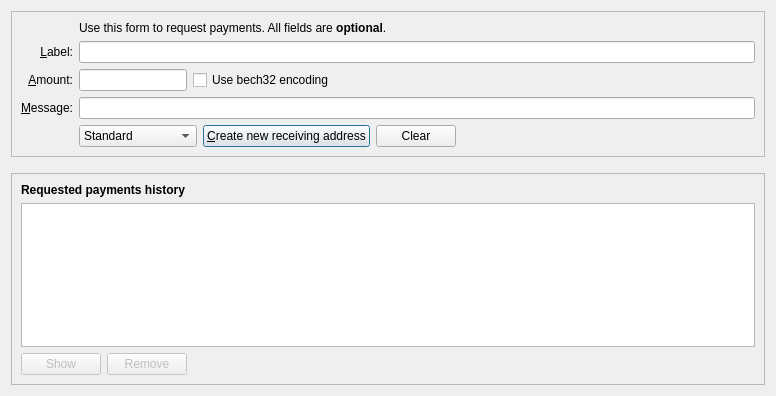
<?xml version="1.0" encoding="UTF-8"?>
<ui version="4.0">
 <class>ReceiveCoinsDialog</class>
 <widget class="QDialog" name="ReceiveCoinsDialog">
  <property name="geometry">
   <rect>
    <x>0</x>
    <y>0</y>
    <width>776</width>
    <height>396</height>
   </rect>
  </property>
  <layout class="QVBoxLayout" name="verticalLayout" stretch="0,0,1">
   <item>
    <widget class="QFrame" name="frame2">
     <property name="sizePolicy">
      <sizepolicy hsizetype="Preferred" vsizetype="Expanding">
       <horstretch>0</horstretch>
       <verstretch>0</verstretch>
      </sizepolicy>
     </property>
     <property name="frameShape">
      <enum>QFrame::StyledPanel</enum>
     </property>
     <property name="frameShadow">
      <enum>QFrame::Sunken</enum>
     </property>
     <layout class="QVBoxLayout" name="verticalLayout_3">
      <item>
       <layout class="QGridLayout" name="gridLayout">
        <item row="5" column="0">
         <widget class="QLabel" name="label">
          <property name="toolTip">
           <string>An optional amount to request. Leave this empty or zero to not request a specific amount.</string>
          </property>
          <property name="text">
           <string>&amp;Amount:</string>
          </property>
          <property name="alignment">
           <set>Qt::AlignRight|Qt::AlignTrailing|Qt::AlignVCenter</set>
          </property>
          <property name="buddy">
           <cstring>reqAmount</cstring>
          </property>
         </widget>
        </item>
        <item row="4" column="0">
         <widget class="QLabel" name="label_2">
          <property name="toolTip">
           <string>An optional label to associate with the new receiving address.</string>
          </property>
          <property name="text">
           <string>&amp;Label:</string>
          </property>
          <property name="alignment">
           <set>Qt::AlignRight|Qt::AlignTrailing|Qt::AlignVCenter</set>
          </property>
          <property name="buddy">
           <cstring>reqMessage</cstring>
          </property>
         </widget>
        </item>
        <item row="6" column="0">
         <widget class="QLabel" name="label_3">
          <property name="toolTip">
           <string>An optional message to attach to the payment request, which will be displayed when the request is opened. Note: The message will not be sent with the payment over the Falcon network.</string>
          </property>
          <property name="text">
           <string>&amp;Message:</string>
          </property>
          <property name="alignment">
           <set>Qt::AlignRight|Qt::AlignTrailing|Qt::AlignVCenter</set>
          </property>
          <property name="buddy">
           <cstring>reqMessage</cstring>
          </property>
         </widget>
        </item>
        <item row="4" column="2">
         <widget class="QLineEdit" name="reqLabel">
          <property name="toolTip">
           <string>An optional label to associate with the new receiving address (used by you to identify an invoice).  It is also attached to the payment request.</string>
          </property>
         </widget>
        </item>
        <item row="2" column="2">
         <widget class="QLabel" name="label_5">
          <property name="text">
           <string>Use this form to request payments. All fields are &lt;b&gt;optional&lt;/b&gt;.</string>
          </property>
         </widget>
        </item>
        <item row="7" column="0">
         <widget class="QLabel" name="label_4">
          <property name="text">
           <string/>
          </property>
         </widget>
        </item>
        <item row="6" column="2">
         <widget class="QLineEdit" name="reqMessage">
          <property name="toolTip">
           <string>An optional message that is attached to the payment request and may be displayed to the sender.</string>
          </property>
         </widget>
        </item>
        <item row="7" column="2">
         <layout class="QHBoxLayout" name="horizontalLayout">
          <item>
           <widget class="QComboBox" name="cbxAddressType">
            <property name="locale">
             <locale language="English" country="UnitedKingdom"/>
            </property>
            <item>
             <property name="text">
              <string>Standard</string>
             </property>
            </item>
            <item>
             <property name="text">
              <string>Stealth</string>
             </property>
            </item>
            <item>
             <property name="text">
              <string>Extended</string>
             </property>
            </item>
            <item>
             <property name="text">
              <string>Standard 256bit</string>
             </property>
            </item>
           </widget>
          </item>
          <item>
           <widget class="QPushButton" name="receiveButton">
            <property name="minimumSize">
             <size>
              <width>150</width>
              <height>0</height>
             </size>
            </property>
            <property name="text">
             <string>&amp;Create new receiving address</string>
            </property>
            <property name="icon">
             <iconset resource="../bitcoin.qrc">
              <normaloff>:/icons/receiving_addresses</normaloff>:/icons/receiving_addresses</iconset>
            </property>
            <property name="autoDefault">
             <bool>false</bool>
            </property>
            <property name="default">
             <bool>true</bool>
            </property>
           </widget>
          </item>
          <item>
           <widget class="QPushButton" name="clearButton">
            <property name="sizePolicy">
             <sizepolicy hsizetype="Minimum" vsizetype="Fixed">
              <horstretch>0</horstretch>
              <verstretch>0</verstretch>
             </sizepolicy>
            </property>
            <property name="toolTip">
             <string>Clear all fields of the form.</string>
            </property>
            <property name="text">
             <string>Clear</string>
            </property>
            <property name="icon">
             <iconset resource="../bitcoin.qrc">
              <normaloff>:/icons/remove</normaloff>:/icons/remove</iconset>
            </property>
            <property name="autoDefault">
             <bool>false</bool>
            </property>
           </widget>
          </item>
          <item>
           <spacer name="horizontalSpacer">
            <property name="orientation">
             <enum>Qt::Horizontal</enum>
            </property>
            <property name="sizeHint" stdset="0">
             <size>
              <width>40</width>
              <height>20</height>
             </size>
            </property>
           </spacer>
          </item>
         </layout>
        </item>
        <item row="7" column="0">
         <widget class="QLabel" name="label_7">
          <property name="text">
           <string/>
          </property>
         </widget>
        </item>
        <item row="5" column="2">
         <layout class="QHBoxLayout" name="horizontalLayout_6">
          <item>
           <widget class="BitcoinAmountField" name="reqAmount">
            <property name="sizePolicy">
             <sizepolicy hsizetype="Fixed" vsizetype="Fixed">
              <horstretch>0</horstretch>
              <verstretch>0</verstretch>
             </sizepolicy>
            </property>
            <property name="minimumSize">
             <size>
              <width>80</width>
              <height>0</height>
             </size>
            </property>
            <property name="maximumSize">
             <size>
              <width>1000</width>
              <height>100</height>
             </size>
            </property>
            <property name="toolTip">
             <string>An optional amount to request. Leave this empty or zero to not request a specific amount.</string>
            </property>
           </widget>
          </item>
          <item>
           <widget class="QCheckBox" name="useBech32">
            <property name="sizePolicy">
             <sizepolicy hsizetype="Fixed" vsizetype="Fixed">
              <horstretch>0</horstretch>
              <verstretch>0</verstretch>
             </sizepolicy>
            </property>
            <property name="maximumSize">
             <size>
              <width>1000</width>
              <height>16777215</height>
             </size>
            </property>
            <property name="focusPolicy">
             <enum>Qt::StrongFocus</enum>
            </property>

            <property name="toolTip">
             <string>Use bech32 encoding.</string>
            </property>
            <property name="text">
             <string>Use bech32 encoding</string>
            </property>
           </widget>
          </item>
          <item>
           <spacer name="horizontalSpacer_3">
            <property name="orientation">
             <enum>Qt::Horizontal</enum>
            </property>
            <property name="sizeHint" stdset="0">
             <size>
              <width>0</width>
              <height>0</height>
             </size>
            </property>
           </spacer>
          </item>
         </layout>
        </item>
       </layout>
      </item>
     </layout>
    </widget>
   </item>
   <item>
    <spacer name="verticalSpacer_2">
     <property name="orientation">
      <enum>Qt::Vertical</enum>
     </property>
     <property name="sizeHint" stdset="0">
      <size>
       <width>20</width>
       <height>10</height>
      </size>
     </property>
    </spacer>
   </item>
   <item>
    <widget class="QFrame" name="frame">
     <property name="sizePolicy">
      <sizepolicy hsizetype="Preferred" vsizetype="Expanding">
       <horstretch>0</horstretch>
       <verstretch>0</verstretch>
      </sizepolicy>
     </property>
     <property name="frameShape">
      <enum>QFrame::StyledPanel</enum>
     </property>
     <property name="frameShadow">
      <enum>QFrame::Raised</enum>
     </property>
     <layout class="QVBoxLayout" name="verticalLayout_2">
      <item>
       <widget class="QLabel" name="label_6">
        <property name="font">
         <font>
          <weight>75</weight>
          <bold>true</bold>
         </font>
        </property>
        <property name="text">
         <string>Requested payments history</string>
        </property>
       </widget>
      </item>
      <item>
       <widget class="QTableView" name="recentRequestsView">
        <property name="contextMenuPolicy">
         <enum>Qt::CustomContextMenu</enum>
        </property>
        <property name="tabKeyNavigation">
         <bool>false</bool>
        </property>
        <property name="sortingEnabled">
         <bool>true</bool>
        </property>
       </widget>
      </item>
      <item>
       <layout class="QHBoxLayout" name="horizontalLayout_2">
        <item>
         <widget class="QPushButton" name="showRequestButton">
          <property name="enabled">
           <bool>false</bool>
          </property>
          <property name="toolTip">
           <string>Show the selected request (does the same as double clicking an entry)</string>
          </property>
          <property name="text">
           <string>Show</string>
          </property>
          <property name="icon">
           <iconset resource="../bitcoin.qrc">
            <normaloff>:/icons/edit</normaloff>:/icons/edit</iconset>
          </property>
          <property name="autoDefault">
           <bool>false</bool>
          </property>
         </widget>
        </item>
        <item>
         <widget class="QPushButton" name="removeRequestButton">
          <property name="enabled">
           <bool>false</bool>
          </property>
          <property name="toolTip">
           <string>Remove the selected entries from the list</string>
          </property>
          <property name="text">
           <string>Remove</string>
          </property>
          <property name="icon">
           <iconset resource="../bitcoin.qrc">
            <normaloff>:/icons/remove</normaloff>:/icons/remove</iconset>
          </property>
          <property name="autoDefault">
           <bool>false</bool>
          </property>
         </widget>
        </item>
        <item>
         <spacer name="horizontalSpacer_2">
          <property name="orientation">
           <enum>Qt::Horizontal</enum>
          </property>
          <property name="sizeHint" stdset="0">
           <size>
            <width>40</width>
            <height>20</height>
           </size>
          </property>
         </spacer>
        </item>
       </layout>
      </item>
     </layout>
    </widget>
   </item>
  </layout>
 </widget>
 <customwidgets>
  <customwidget>
   <class>BitcoinAmountField</class>
   <extends>QLineEdit</extends>
   <header>qt/bitcoinamountfield.h</header>
   <container>1</container>
  </customwidget>
 </customwidgets>
 <tabstops>
  <tabstop>reqLabel</tabstop>
  <tabstop>reqAmount</tabstop>
  <tabstop>useBech32</tabstop>
  <tabstop>reqMessage</tabstop>
  <tabstop>receiveButton</tabstop>
  <tabstop>clearButton</tabstop>
  <tabstop>recentRequestsView</tabstop>
  <tabstop>showRequestButton</tabstop>
  <tabstop>removeRequestButton</tabstop>
 </tabstops>
 <resources>
  <include location="../bitcoin.qrc"/>
 </resources>
 <connections/>
</ui>
